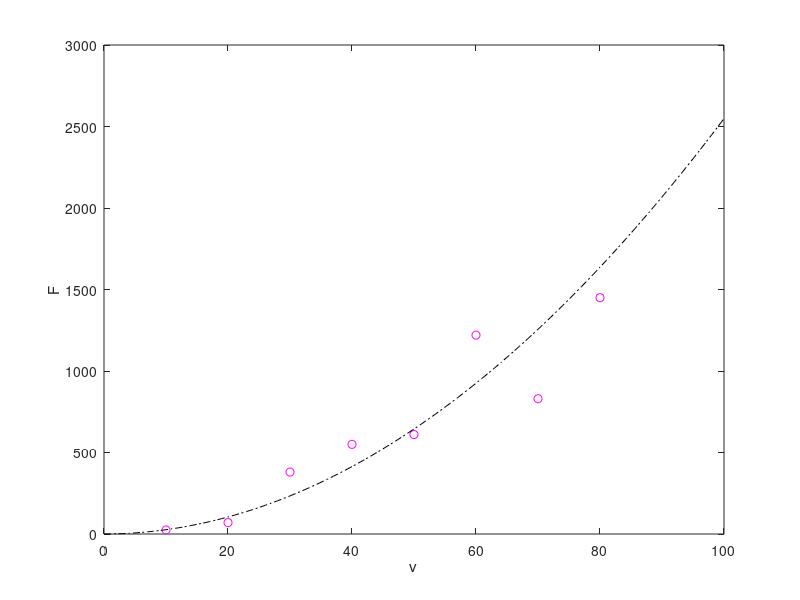

This chart was generated by the following MATLAB code:
v=10:10:80;
F = [25 70 380 550 610 1220 830 1450];
vf = 0:100
Ff = 0.2741*vf.^1.9842;
plot(v,F,'om',vf,Ff,'-.k')
xlabel('v');ylabel('F');